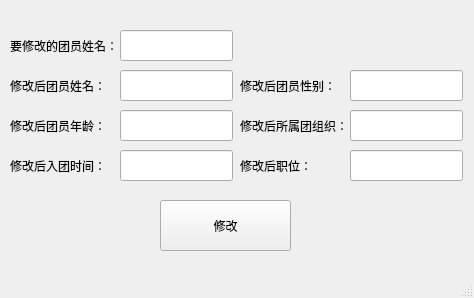
<?xml version="1.0" encoding="UTF-8"?>
<ui version="4.0">
 <class>change</class>
 <widget class="QMainWindow" name="change">
  <property name="geometry">
   <rect>
    <x>0</x>
    <y>0</y>
    <width>474</width>
    <height>298</height>
   </rect>
  </property>
  <property name="windowTitle">
   <string>修改团员信息</string>
  </property>
  <widget class="QWidget" name="centralwidget">
   <widget class="QLabel" name="label">
    <property name="geometry">
     <rect>
      <x>10</x>
      <y>30</y>
      <width>111</width>
      <height>31</height>
     </rect>
    </property>
    <property name="text">
     <string>要修改的团员姓名：</string>
    </property>
   </widget>
   <widget class="QLineEdit" name="name1">
    <property name="geometry">
     <rect>
      <x>120</x>
      <y>30</y>
      <width>113</width>
      <height>31</height>
     </rect>
    </property>
   </widget>
   <widget class="QLineEdit" name="name2">
    <property name="geometry">
     <rect>
      <x>120</x>
      <y>70</y>
      <width>113</width>
      <height>31</height>
     </rect>
    </property>
   </widget>
   <widget class="QLabel" name="label_2">
    <property name="geometry">
     <rect>
      <x>10</x>
      <y>70</y>
      <width>111</width>
      <height>31</height>
     </rect>
    </property>
    <property name="text">
     <string>修改后团员姓名：</string>
    </property>
   </widget>
   <widget class="QLabel" name="label_3">
    <property name="geometry">
     <rect>
      <x>240</x>
      <y>70</y>
      <width>111</width>
      <height>31</height>
     </rect>
    </property>
    <property name="text">
     <string>修改后团员性别：</string>
    </property>
   </widget>
   <widget class="QLineEdit" name="sex">
    <property name="geometry">
     <rect>
      <x>350</x>
      <y>70</y>
      <width>113</width>
      <height>31</height>
     </rect>
    </property>
   </widget>
   <widget class="QLineEdit" name="org">
    <property name="geometry">
     <rect>
      <x>350</x>
      <y>110</y>
      <width>113</width>
      <height>31</height>
     </rect>
    </property>
   </widget>
   <widget class="QLabel" name="label_4">
    <property name="geometry">
     <rect>
      <x>10</x>
      <y>110</y>
      <width>111</width>
      <height>31</height>
     </rect>
    </property>
    <property name="text">
     <string>修改后团员年龄：</string>
    </property>
   </widget>
   <widget class="QLabel" name="label_5">
    <property name="geometry">
     <rect>
      <x>240</x>
      <y>110</y>
      <width>111</width>
      <height>31</height>
     </rect>
    </property>
    <property name="text">
     <string>修改后所属团组织：</string>
    </property>
   </widget>
   <widget class="QLineEdit" name="age">
    <property name="geometry">
     <rect>
      <x>120</x>
      <y>110</y>
      <width>113</width>
      <height>31</height>
     </rect>
    </property>
   </widget>
   <widget class="QLineEdit" name="time">
    <property name="geometry">
     <rect>
      <x>120</x>
      <y>150</y>
      <width>113</width>
      <height>31</height>
     </rect>
    </property>
   </widget>
   <widget class="QLabel" name="label_6">
    <property name="geometry">
     <rect>
      <x>10</x>
      <y>150</y>
      <width>111</width>
      <height>31</height>
     </rect>
    </property>
    <property name="text">
     <string>修改后入团时间：</string>
    </property>
   </widget>
   <widget class="QLineEdit" name="job">
    <property name="geometry">
     <rect>
      <x>350</x>
      <y>150</y>
      <width>113</width>
      <height>31</height>
     </rect>
    </property>
   </widget>
   <widget class="QLabel" name="label_7">
    <property name="geometry">
     <rect>
      <x>240</x>
      <y>150</y>
      <width>111</width>
      <height>31</height>
     </rect>
    </property>
    <property name="text">
     <string>修改后职位：</string>
    </property>
   </widget>
   <widget class="QPushButton" name="pushButton">
    <property name="geometry">
     <rect>
      <x>160</x>
      <y>200</y>
      <width>131</width>
      <height>51</height>
     </rect>
    </property>
    <property name="text">
     <string>修改</string>
    </property>
   </widget>
  </widget>
  <widget class="QMenuBar" name="menubar">
   <property name="geometry">
    <rect>
     <x>0</x>
     <y>0</y>
     <width>474</width>
     <height>23</height>
    </rect>
   </property>
  </widget>
  <widget class="QStatusBar" name="statusbar"/>
 </widget>
 <resources/>
 <connections/>
</ui>
